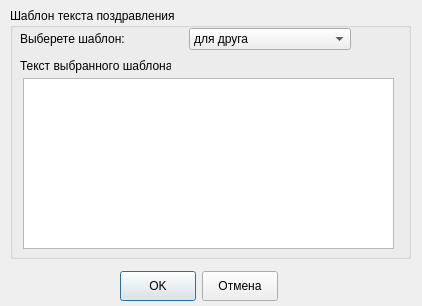
<?xml version="1.0" encoding="UTF-8"?>
<ui version="4.0">
 <class>TextCongratulationDialog</class>
 <widget class="QDialog" name="TextCongratulationDialog">
  <property name="geometry">
   <rect>
    <x>0</x>
    <y>0</y>
    <width>422</width>
    <height>306</height>
   </rect>
  </property>
  <property name="windowTitle">
   <string>Текст поздравления</string>
  </property>
  <widget class="QGroupBox" name="congratulationGroup">
   <property name="geometry">
    <rect>
     <x>10</x>
     <y>8</y>
     <width>401</width>
     <height>251</height>
    </rect>
   </property>
   <property name="title">
    <string>Шаблон текста поздравления</string>
   </property>
   <widget class="QLabel" name="txtPattern">
    <property name="geometry">
     <rect>
      <x>10</x>
      <y>50</y>
      <width>151</width>
      <height>16</height>
     </rect>
    </property>
    <property name="text">
     <string>Текст выбранного шаблона:</string>
    </property>
   </widget>
   <widget class="QWidget" name="layoutWidget">
    <property name="geometry">
     <rect>
      <x>10</x>
      <y>20</y>
      <width>331</width>
      <height>22</height>
     </rect>
    </property>
    <layout class="QHBoxLayout" name="horizontalLayout_2">
     <item>
      <widget class="QLabel" name="txtChoosePattern">
       <property name="text">
        <string>Выберете шаблон:</string>
       </property>
      </widget>
     </item>
     <item>
      <widget class="QComboBox" name="choiceListPattern">
       <item>
        <property name="text">
         <string>для друга</string>
        </property>
       </item>
       <item>
        <property name="text">
         <string>для родственника</string>
        </property>
       </item>
       <item>
        <property name="text">
         <string>для коллеги</string>
        </property>
       </item>
       <item>
        <property name="text">
         <string>добавить свое</string>
        </property>
       </item>
      </widget>
     </item>
    </layout>
   </widget>
   <widget class="QTextEdit" name="displayPattern">
    <property name="geometry">
     <rect>
      <x>13</x>
      <y>70</y>
      <width>371</width>
      <height>171</height>
     </rect>
    </property>
   </widget>
  </widget>
  <widget class="QWidget" name="layoutWidget">
   <property name="geometry">
    <rect>
     <x>120</x>
     <y>270</y>
     <width>158</width>
     <height>32</height>
    </rect>
   </property>
   <layout class="QHBoxLayout" name="choosePattern">
    <item>
     <widget class="QPushButton" name="okSaveCongratulationButton">
      <property name="minimumSize">
       <size>
        <width>40</width>
        <height>30</height>
       </size>
      </property>
      <property name="text">
       <string>OK</string>
      </property>
     </widget>
    </item>
    <item>
     <widget class="QPushButton" name="cancelButton">
      <property name="minimumSize">
       <size>
        <width>40</width>
        <height>30</height>
       </size>
      </property>
      <property name="text">
       <string>Отмена</string>
      </property>
     </widget>
    </item>
   </layout>
  </widget>
  <zorder>layoutWidget</zorder>
  <zorder>congratulationGroup</zorder>
 </widget>
 <resources/>
 <connections/>
</ui>
